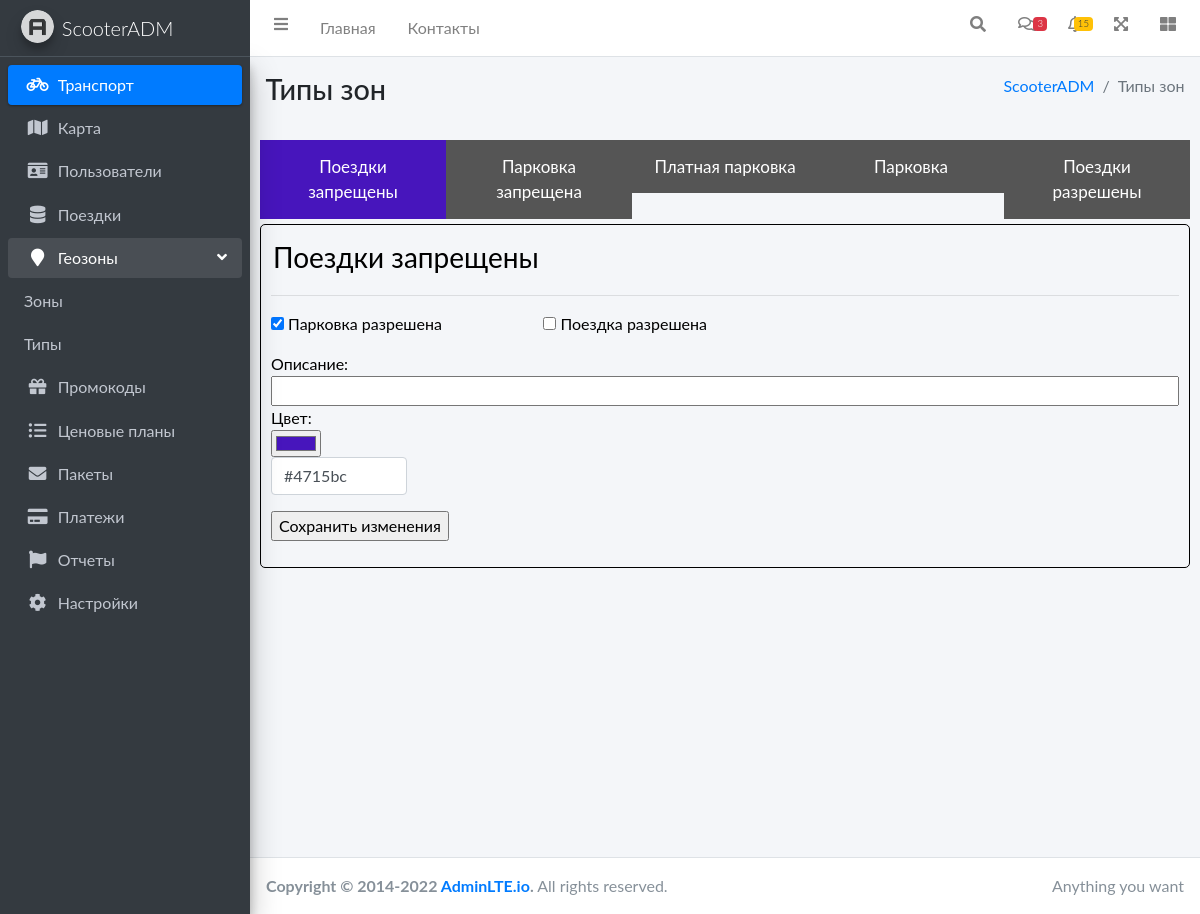
The page /typeofzone.html on the database as committed earlier.
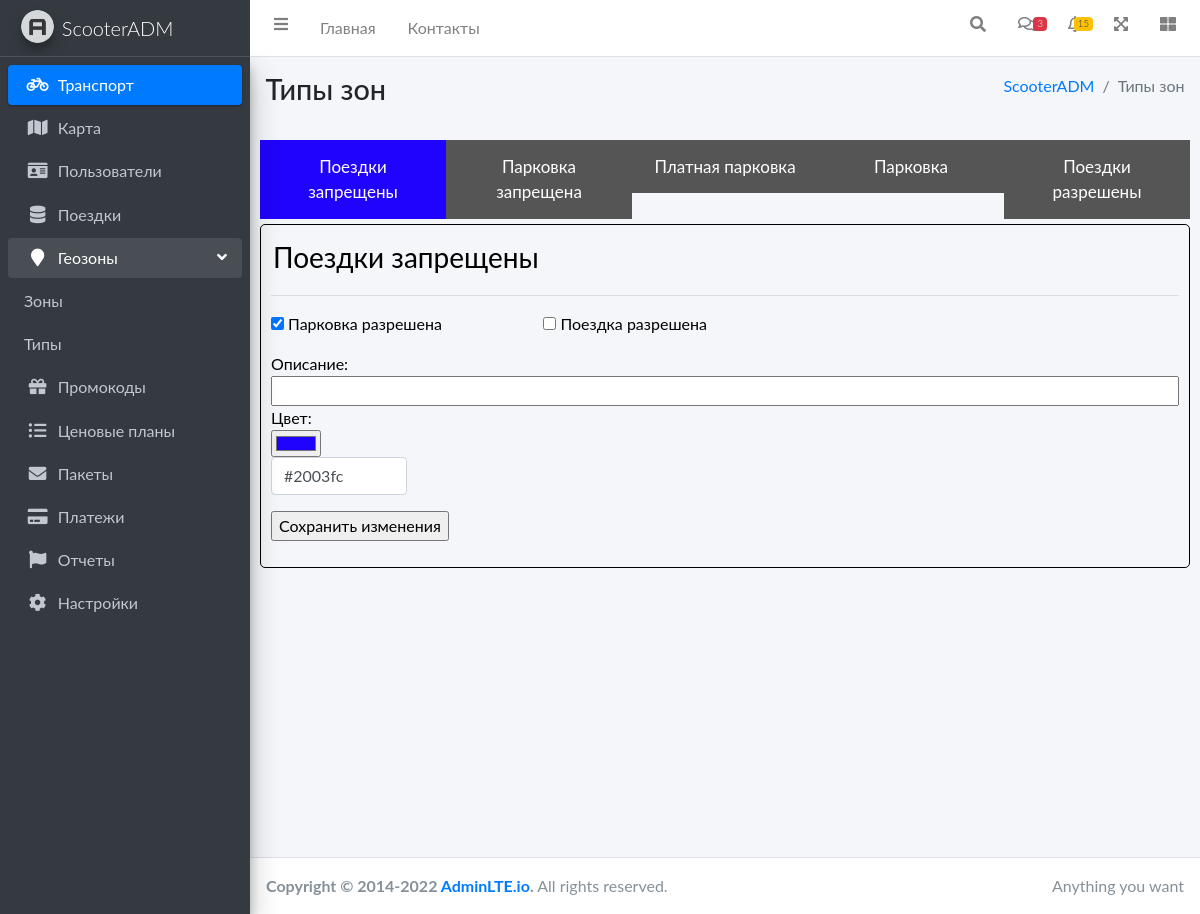
The same page on the database as committed later.
### adm/views.py (the view, shortened to what this page needs)
# urls.py: path('typeofzone.html', views.typeofzone, name='typeofzone'),
def typeofzone(request):
    error = ''
    ColorTypeOfzone = serializers.serialize('json', TypeOfZone.objects.all())
    color = json.loads(ColorTypeOfzone)  # конвертируем json to array
    datacolor = []
    for i in range(len(color)):
        color0 = color[i]  # берем первую строчку матрицы
        color0 = color0['fields']  # берем параметр fields, углубляемся
        color0 = color0['ColorZone']  # Берем параметр ColorZone, получаем строчку
        datacolor.append(color0)
    name = "Типы зон"
    massiv1 = TypeOfZone.objects.all().values_list('TypeZone','CanYouParkingOnThisArea','CanYouScooterOnThisArea') # создаем массив с именами зон и состоянием можноли там парковаться и ездить
    massiv ={} # объявляем словарь
    lengthMassiv = 0  # переменная для последующего перебора длинны массива
    for i in massiv1: # присваиваем i поочереди каждое значение массива
        massiv[i[0]] = i # добавляем в словарь ключ с нулевым значением i и присваиваем ему всю i
        lengthMassiv=lengthMassiv+1 # увеличиваем переменную на 1
    massiv = json.dumps(massiv) # говорим что словарь теперь json
    typezone = TypeOfZone.objects.all()
    form = TypeOfZoneForm(request.POST, initial={'TypeZone': typezone[0]})
    return render(request, 'adm/typeofzone.html', {'name': name, 'typezone': typezone, 'datacolor':datacolor,
                                                   'form':form, 'error': error, 'massiv':massiv})

### adm/forms.py
class TypeOfZoneForm(ModelForm):
    class Meta:
        model = TypeOfZone
        fields = ['TypeZone', 'ColorZone', 'CanYouScooterOnThisArea', 'CanYouParkingOnThisArea']
        widgets = {
            "TypeZone": TextInput(attrs={
                'class': 'form-control',
                'placeholder': 'Тип зоны'
            }),
            "ColorZone": TextInput(attrs={
                'class': 'form-control',
                'placeholder': 'Цвет зоны',
                'style': 'width: 15%'
            }),
            "CanYouScooterOnThisArea": CheckboxInput(attrs={
            } ),
            "CanYouParkingOnThisArea": CheckboxInput(attrs={
            }),
        }

### adm/models.py (called while the page is built)
    def __str__(self):
        return str(self.TypeZone)

### templates/adm/typeofzone.html (shortened to what this page needs)
{% extends 'adm/index.html' %}
{% load static %}
{% block content_header %}
<div class="content-header">
      <div class="container-fluid">
        <div class="row mb-2">
          <div class="col-sm-6">
            <h1 class="m-0">{{name}}</h1>
          </div>
          <div class="col-sm-6">
            <ol class="breadcrumb float-sm-right">
              <li class="breadcrumb-item"><a href="#">{% block content_header_breadcrumb %}ScooterADM{% endblock %}</a></li>
              <li class="breadcrumb-item active">{{name}}</li>
            </ol>
          </div>
        </div>
      </div>
    </div>
{% endblock %}
{% block main_content.html %}
</head>
<body>
<div style="padding: 10px;">
<div>
{% for el in typezone %}
<button class="tablink" onclick="openZone('{{el.TypeZone}}', this, '{{el.ColorZone}}')" id="defaultOpen">{{el.TypeZone}}</button>
{% endfor%}
</div>
  <div id="{{typezone.0}}" class="tabcontent">
      <div>
        <form name="ZoneredactorForm" method="post">
          <div style="float: left width: 100%;">
            <input id="TypeZone" type="text" name="TypeZone" readonly  value="{{typezone.0}}" style="border: none;font-size: 21pt;background-color:#f4f6f9">
          <hr />
          </div>
          <div style="float: left; width: 30%;">
            <p>{{form.CanYouParkingOnThisArea}} Парковка разрешена</p>
          </div>
          <div style="float: left; width: 70%;">
            <p> {{form.CanYouScooterOnThisArea}} Поездка разрешена</p>
          </div>
          <div>
            Описание:<br>
            <input type="text" style=" width: 100%;">
          </div>
          Цвет:
          <p><input id="id_hex_color" maxlength="7" name="hex_color" type="color" value="#7E7593" >{{form.ColorZone}}</p>
          <p><input type="submit" value="Сохранить изменения"></p>
        </form>
      </div>
  </div>
</div>
{% endblock %}

Rows that differ between the two databases and show on the page:
changed TypeOfZone "Поездки запрещены": ColorZone "#4715bc" → "#2003fc" (drawn)
Other text that changed with them:
form field hex_color: "#4715bc" → "#2003fc"
form field ColorZone: "#4715bc" → "#2003fc"
